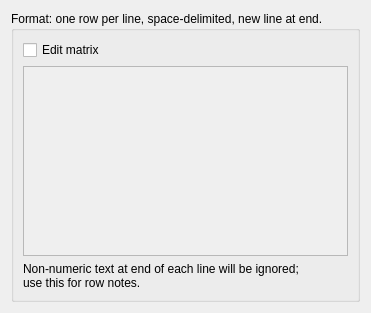
<?xml version="1.0" encoding="UTF-8"?>
<ui version="4.0">
 <class>CreateComplexMatrix</class>
 <widget class="QDialog" name="CreateComplexMatrix">
  <property name="geometry">
   <rect>
    <x>0</x>
    <y>0</y>
    <width>371</width>
    <height>313</height>
   </rect>
  </property>
  <property name="sizePolicy">
   <sizepolicy hsizetype="Fixed" vsizetype="Fixed">
    <horstretch>0</horstretch>
    <verstretch>0</verstretch>
   </sizepolicy>
  </property>
  <property name="minimumSize">
   <size>
    <width>371</width>
    <height>313</height>
   </size>
  </property>
  <property name="windowTitle">
   <string>Dialog</string>
  </property>
  <layout class="QGridLayout" name="gridLayout_2">
   <item row="0" column="0">
    <widget class="QGroupBox" name="groupBox">
     <property name="minimumSize">
      <size>
       <width>341</width>
       <height>248</height>
      </size>
     </property>
     <property name="title">
      <string>Format: one row per line, space-delimited, new line at end.</string>
     </property>
     <layout class="QGridLayout" name="gridLayout">
      <item row="1" column="0">
       <widget class="QPlainTextEdit" name="matrixTextEdit_">
        <property name="enabled">
         <bool>false</bool>
        </property>
       </widget>
      </item>
      <item row="0" column="0">
       <widget class="QCheckBox" name="editCheckBox_">
        <property name="text">
         <string>Edit matrix</string>
        </property>
       </widget>
      </item>
      <item row="2" column="0">
       <widget class="QLabel" name="label">
        <property name="text">
         <string>Non-numeric text at end of each line will be ignored; 
use this for row notes.</string>
        </property>
       </widget>
      </item>
     </layout>
    </widget>
   </item>
  </layout>
 </widget>
 <resources/>
 <connections>
  <connection>
   <sender>editCheckBox_</sender>
   <signal>toggled(bool)</signal>
   <receiver>matrixTextEdit_</receiver>
   <slot>setEnabled(bool)</slot>
   <hints>
    <hint type="sourcelabel">
     <x>181</x>
     <y>42</y>
    </hint>
    <hint type="destinationlabel">
     <x>181</x>
     <y>152</y>
    </hint>
   </hints>
  </connection>
 </connections>
</ui>
